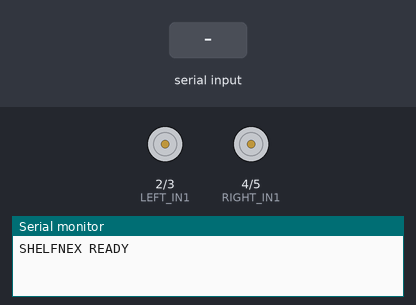
Bench run of a sketch on a simulated Arduino Uno, built with avr-gcc and run on an emulated ATmega328P. On the bench: motor-driver pin pairs drawn as motors (green arrow = first pin HIGH = forward, orange = second pin HIGH = backward, longer = more drive, scaled by the enable pin), the last lines printed to the serial monitor. The test bench sets the inputs (shaded band).

Above: at 1.2 s.
1.3 s: "F" received over Serial
At 2.2 s:
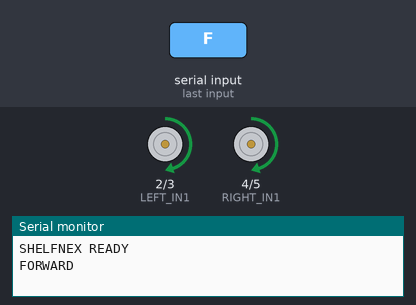
2.8 s: "B" received over Serial
At 3.4 s:
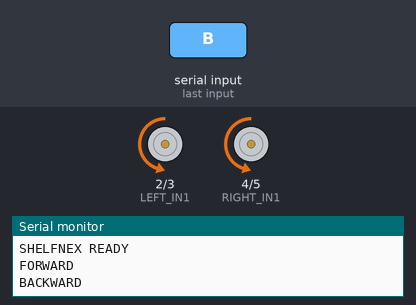
4.3 s: "L" received over Serial
At 5.5 s:
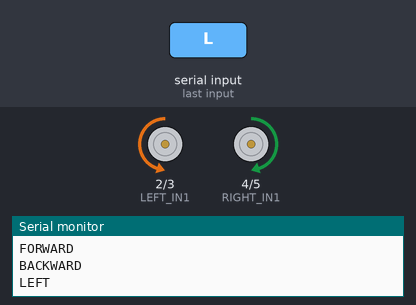
5.8 s: "R" received over Serial
At 6.8 s:
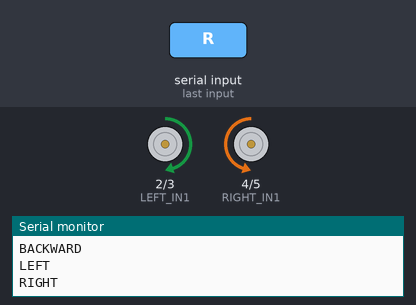
Timing chart, 0 to 8.3 s (numbered marks = the images above; inputs shaded):
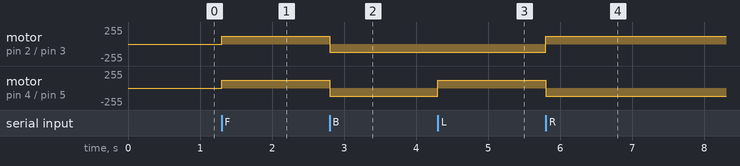

Measured:
- after the input at 1.3 s, motor on pin 2 (LEFT_IN1) / pin 3 (LEFT_IN2), motor on pin 4 (RIGHT_IN1) / pin 5 (RIGHT_IN2): stopped → forward 120/255 at once
- after the input at 2.8 s, motor on pin 2 (LEFT_IN1) / pin 3 (LEFT_IN2), motor on pin 4 (RIGHT_IN1) / pin 5 (RIGHT_IN2): forward 120/255 → backward 120/255 at once
- after the input at 4.3 s, motor on pin 4 (RIGHT_IN1) / pin 5 (RIGHT_IN2): backward 120/255 → forward 120/255 at once
- after the input at 5.8 s, motor on pin 2 (LEFT_IN1) / pin 3 (LEFT_IN2): backward 120/255 → forward 120/255 at once; motor on pin 4 (RIGHT_IN1) / pin 5 (RIGHT_IN2): forward 120/255 → backward 120/255 at once

The sketch:

shelf_nex_rover.ino
```cpp
/*
  SHELFNEX - Fixed Path Rover
  Arduino UNO starter firmware

  Serial commands:
  F = Forward
  B = Backward
  L = Turn left
  R = Turn right
  S = Stop

  IMPORTANT:
  Motor-driver pins below are placeholders.
  Confirm your driver wiring before connecting motors.
*/

const int LEFT_IN1  = 2;
const int LEFT_IN2  = 3;
const int RIGHT_IN1 = 4;
const int RIGHT_IN2 = 5;

const int LEFT_PWM  = 9;
const int RIGHT_PWM = 10;

const int MOTOR_SPEED = 120;

void stopRover() {
  analogWrite(LEFT_PWM, 0);
  analogWrite(RIGHT_PWM, 0);

  digitalWrite(LEFT_IN1, LOW);
  digitalWrite(LEFT_IN2, LOW);
  digitalWrite(RIGHT_IN1, LOW);
  digitalWrite(RIGHT_IN2, LOW);
}

void forward() {
  digitalWrite(LEFT_IN1, HIGH);
  digitalWrite(LEFT_IN2, LOW);
  digitalWrite(RIGHT_IN1, HIGH);
  digitalWrite(RIGHT_IN2, LOW);

  analogWrite(LEFT_PWM, MOTOR_SPEED);
  analogWrite(RIGHT_PWM, MOTOR_SPEED);
}

void backward() {
  digitalWrite(LEFT_IN1, LOW);
  digitalWrite(LEFT_IN2, HIGH);
  digitalWrite(RIGHT_IN1, LOW);
  digitalWrite(RIGHT_IN2, HIGH);

  analogWrite(LEFT_PWM, MOTOR_SPEED);
  analogWrite(RIGHT_PWM, MOTOR_SPEED);
}

void turnLeft() {
  digitalWrite(LEFT_IN1, LOW);
  digitalWrite(LEFT_IN2, HIGH);
  digitalWrite(RIGHT_IN1, HIGH);
  digitalWrite(RIGHT_IN2, LOW);

  analogWrite(LEFT_PWM, MOTOR_SPEED);
  analogWrite(RIGHT_PWM, MOTOR_SPEED);
}

void turnRight() {
  digitalWrite(LEFT_IN1, HIGH);
  digitalWrite(LEFT_IN2, LOW);
  digitalWrite(RIGHT_IN1, LOW);
  digitalWrite(RIGHT_IN2, HIGH);

  analogWrite(LEFT_PWM, MOTOR_SPEED);
  analogWrite(RIGHT_PWM, MOTOR_SPEED);
}

void setup() {
  Serial.begin(9600);

  pinMode(LEFT_IN1, OUTPUT);
  pinMode(LEFT_IN2, OUTPUT);
  pinMode(RIGHT_IN1, OUTPUT);
  pinMode(RIGHT_IN2, OUTPUT);

  pinMode(LEFT_PWM, OUTPUT);
  pinMode(RIGHT_PWM, OUTPUT);

  stopRover();

  Serial.println("SHELFNEX READY");
}

void loop() {
  if (!Serial.available()) {
    return;
  }

  char command = Serial.read();

  switch (command) {
    case 'F':
      forward();
      Serial.println("FORWARD");
      break;

    case 'B':
      backward();
      Serial.println("BACKWARD");
      break;

    case 'L':
      turnLeft();
      Serial.println("LEFT");
      break;

    case 'R':
      turnRight();
      Serial.println("RIGHT");
      break;

    case 'S':
      stopRover();
      Serial.println("STOPPED");
      break;

    default:
      break;
  }
}
```
